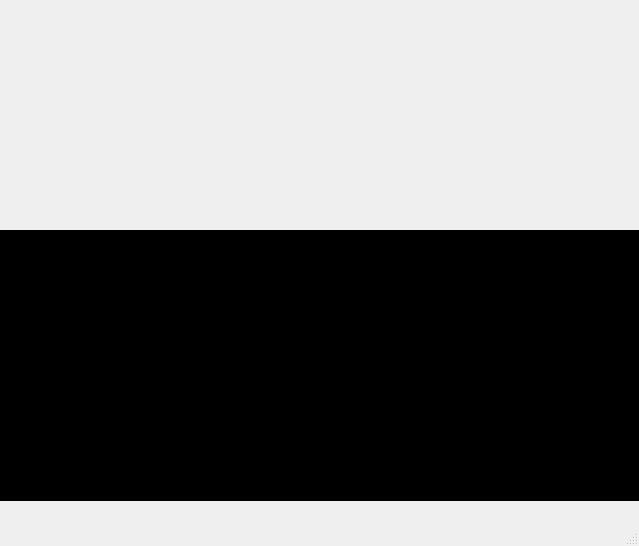
<?xml version="1.0" encoding="UTF-8"?>
<ui version="4.0">
 <class>MainWindow</class>
 <widget class="QMainWindow" name="MainWindow">
  <property name="geometry">
   <rect>
    <x>0</x>
    <y>0</y>
    <width>639</width>
    <height>546</height>
   </rect>
  </property>
  <property name="windowTitle">
   <string>MainWindow</string>
  </property>
  <widget class="QWidget" name="centralwidget">
   <widget class="QLabel" name="label">
    <property name="geometry">
     <rect>
      <x>0</x>
      <y>0</y>
      <width>641</width>
      <height>241</height>
     </rect>
    </property>
    <property name="text">
     <string/>
    </property>
    <property name="pixmap">
     <pixmap>img/101298039222287.jpg</pixmap>
    </property>
   </widget>
   <widget class="QLabel" name="label_2">
    <property name="geometry">
     <rect>
      <x>0</x>
      <y>230</y>
      <width>641</width>
      <height>271</height>
     </rect>
    </property>
    <property name="styleSheet">
     <string notr="true">background-color: rgb(0, 0, 0);</string>
    </property>
    <property name="text">
     <string>TextLabel</string>
    </property>
   </widget>
  </widget>
  <widget class="QMenuBar" name="menubar">
   <property name="geometry">
    <rect>
     <x>0</x>
     <y>0</y>
     <width>639</width>
     <height>21</height>
    </rect>
   </property>
  </widget>
  <widget class="QStatusBar" name="statusbar"/>
 </widget>
 <resources>
  <include location="123.qrc"/>
 </resources>
 <connections/>
</ui>
